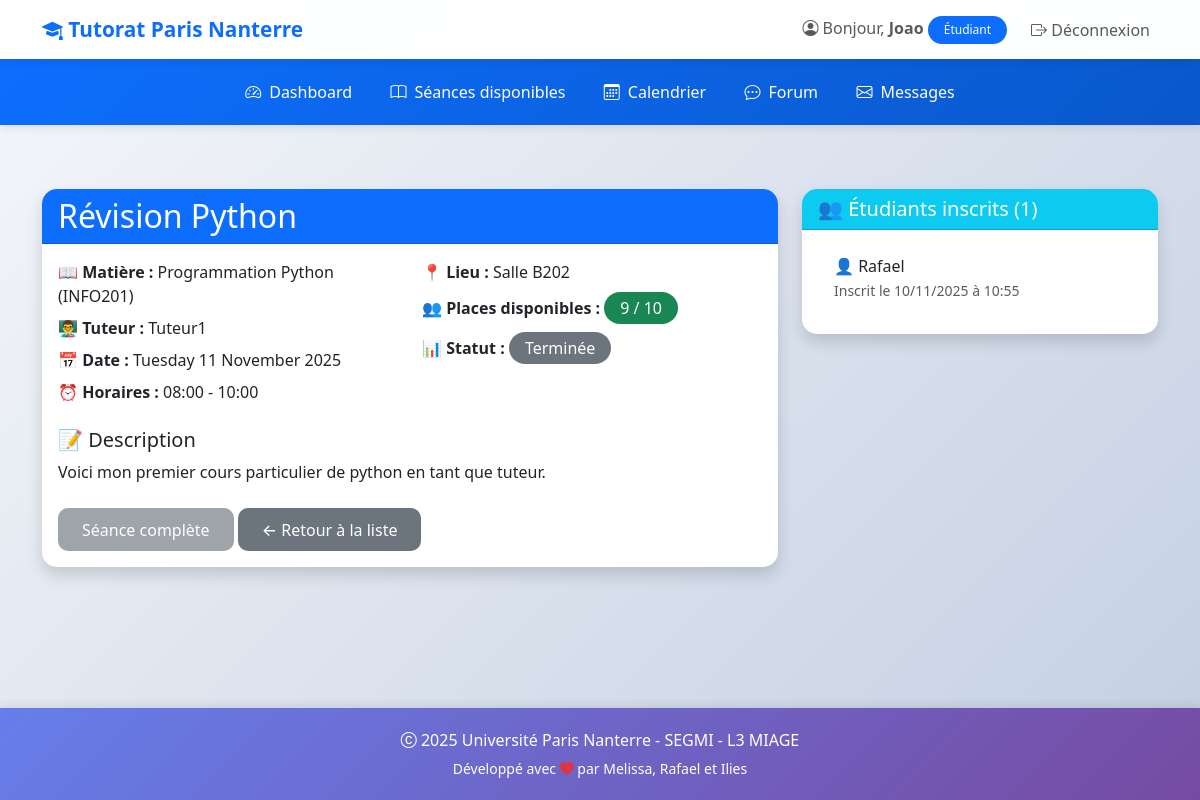
Page /seance/1/ (signed in) on the committed database.
### tutorat/models.py (models this page shows, shortened)
class User(AbstractUser):
    ROLE_CHOICES = (
        ('ETUDIANT', 'Étudiant'),
        ('TUTEUR', 'Tuteur'),
        ('ADMIN', 'Administrateur'),
    )
    role = models.CharField(
        max_length=20,
        choices=ROLE_CHOICES,
        default='ETUDIANT',
        verbose_name="Rôle"
    )
    telephone = models.CharField(
        max_length=15,
        blank=True,
        null=True,
        verbose_name="Téléphone"
    )
    date_naissance = models.DateField(
        blank=True,
        null=True,
        verbose_name="Date de naissance"
    )
    class Meta:
        verbose_name = "Utilisateur"
        verbose_name_plural = "Utilisateurs"

class Seance(models.Model):
    STATUT_CHOICES = (
        ('PREVUE', 'Prévue'),
        ('EN_COURS', 'En cours'),
        ('TERMINEE', 'Terminée'),
        ('ANNULEE', 'Annulée'),
    )
    titre = models.CharField(max_length=200, verbose_name="Titre de la séance")
    matiere = models.ForeignKey(
        Matiere,
        on_delete=models.CASCADE,
        related_name='seances',
        verbose_name="Matière"
    )
    tuteur = models.ForeignKey(
        User,
        on_delete=models.CASCADE,
        related_name='seances_tuteur',
        limit_choices_to={'role': 'TUTEUR'},
        verbose_name="Tuteur"
    )
    date = models.DateField(verbose_name="Date")
    heure_debut = models.TimeField(verbose_name="Heure de début")
    heure_fin = models.TimeField(verbose_name="Heure de fin")
    lieu = models.CharField(max_length=200, verbose_name="Lieu")
    description = models.TextField(blank=True, verbose_name="Description")
    places_max = models.IntegerField(default=10, verbose_name="Places maximum")
    statut = models.CharField(
        max_length=20,
        choices=STATUT_CHOICES,
        default='PREVUE',
        verbose_name="Statut"
    )
    created_at = models.DateTimeField(auto_now_add=True)
    updated_at = models.DateTimeField(auto_now=True)
    class Meta:
        verbose_name = "Séance"
        verbose_name_plural = "Séances"
        ordering = ['-date', '-heure_debut']
    def places_disponibles(self):
        places_occupees = self.inscriptions.filter(statut='CONFIRMEE').count()
        return self.places_max - places_occupees

class Matiere(models.Model):
    nom = models.CharField(max_length=100, verbose_name="Nom de la matière")
    code = models.CharField(max_length=10, unique=True, verbose_name="Code")
    description = models.TextField(blank=True, verbose_name="Description")
    class Meta:
        verbose_name = "Matière"
        verbose_name_plural = "Matières"
        ordering = ['nom']

class Inscription(models.Model):
    STATUT_CHOICES = (
        ('EN_ATTENTE', 'En attente'),
        ('CONFIRMEE', 'Confirmée'),
        ('ANNULEE', 'Annulée'),
    )
    etudiant = models.ForeignKey(
        User,
        on_delete=models.CASCADE,
        related_name='inscriptions',
        limit_choices_to={'role': 'ETUDIANT'},
        verbose_name="Étudiant"
    )
    seance = models.ForeignKey(
        Seance,
        on_delete=models.CASCADE,
        related_name='inscriptions',
        verbose_name="Séance"
    )
    statut = models.CharField(
        max_length=20,
        choices=STATUT_CHOICES,
        default='CONFIRMEE',
        verbose_name="Statut"
    )
    date_inscription = models.DateTimeField(auto_now_add=True, verbose_name="Date d'inscription")
    commentaire = models.TextField(blank=True, verbose_name="Commentaire")
    class Meta:
        verbose_name = "Inscription"
        verbose_name_plural = "Inscriptions"
        unique_together = ['etudiant', 'seance']
        ordering = ['-date_inscription']

### tutorat/views.py (the view)
# urls.py: path('seance/<int:pk>/', views.seance_detail, name='seance_detail'),
@login_required
def seance_detail(request, pk):
    seance = get_object_or_404(Seance.objects.select_related('matiere', 'tuteur'), pk=pk)
    inscriptions = seance.inscriptions.filter(statut='CONFIRMEE').select_related('etudiant')
    est_inscrit = False
    if request.user.role == 'ETUDIANT':
        est_inscrit = seance.inscriptions.filter(
            etudiant=request.user,
            statut='CONFIRMEE'
        ).exists()
    context = {
        'seance': seance,
        'inscriptions': inscriptions,
        'est_inscrit': est_inscrit,
        'peut_modifier': request.user == seance.tuteur or request.user.role == 'ADMIN',
    }
    return render(request, 'tutorat/seance_detail.html', context)

### tutorat/templates/tutorat/seance_detail.html (shortened to what this page needs)
{% extends 'tutorat/base.html' %}
{% block content %}
<div class="row">
    <div class="col-md-8">
        <div class="card shadow">
            <div class="card-header bg-primary text-white">
                <h2 class="mb-0">{{ seance.titre }}</h2>
            </div>
            <div class="card-body">
                <div class="row mb-3">
                    <div class="col-md-6">
                        <p class="mb-2"><strong>📖 Matière :</strong> {{ seance.matiere.nom }} ({{ seance.matiere.code }})</p>
                        <p class="mb-2"><strong>👨‍🏫 Tuteur :</strong> {{ seance.tuteur.get_full_name|default:seance.tuteur.username }}</p>
                        <p class="mb-2"><strong>📅 Date :</strong> {{ seance.date|date:"l d F Y" }}</p>
                        <p class="mb-2"><strong>⏰ Horaires :</strong> {{ seance.heure_debut|time:"H:i" }} - {{ seance.heure_fin|time:"H:i" }}</p>
                    </div>
                    <div class="col-md-6">
                        <p class="mb-2"><strong>📍 Lieu :</strong> {{ seance.lieu }}</p>
                        <p class="mb-2">
                            <strong>👥 Places disponibles :</strong>
                            <span class="badge {% if seance.places_disponibles > 0 %}bg-success{% else %}bg-danger{% endif %} fs-6">
                                {{ seance.places_disponibles }} / {{ seance.places_max }}
                            </span>
                        </p>
                        <p class="mb-2">
                            <strong>📊 Statut :</strong>
                            <span class="badge
                                {% if seance.statut == 'PREVUE' %}bg-info
                                {% elif seance.statut == 'EN_COURS' %}bg-warning
                                {% elif seance.statut == 'TERMINEE' %}bg-secondary
                                {% else %}bg-danger{% endif %} fs-6">
                                {{ seance.get_statut_display }}
                            </span>
                        </p>
                    </div>
                </div>
                {% if seance.description %}
                <div class="mb-3">
                    <h5>📝 Description</h5>
                    <p>{{ seance.description }}</p>
                </div>
                {% endif %}
                <div class="mt-4">
                    {% if user.role == 'ETUDIANT' %}
                        {% if est_inscrit %}
                            <form method="post" action="{% url 'inscription_delete' inscriptions.0.pk %}" class="d-inline">
                                {% csrf_token %}
                                <button type="submit" class="btn btn-danger">
                                    ❌ Me désinscrire
                                </button>
                            </form>
                            <a href="{% url 'messagerie_nouvelle' seance.tuteur.id %}" class="btn btn-info">
                                <i class="bi bi-chat-dots"></i> Contacter le tuteur
                            </a>
                        {% else %}
                            <button class="btn btn-secondary" disabled>
                                Séance complète
                            </button>
                        {% endif %}
                    {% endif %}
                    <a href="{% url 'seance_list' %}" class="btn btn-secondary">
                        ← Retour à la liste
                    </a>
                </div>
            </div>
        </div>
    </div>
    <div class="col-md-4">
        <div class="card shadow">
            <div class="card-header bg-info text-white">
                <h5 class="mb-0">👥 Étudiants inscrits ({{ inscriptions.count }})</h5>
            </div>
            <div class="card-body">
                {% if inscriptions %}
                    <ul class="list-group list-group-flush">
                        {% for inscription in inscriptions %}
                        <li class="list-group-item">
                            👤 {{ inscription.etudiant.get_full_name|default:inscription.etudiant.username }}
                            <br>
                            <small class="text-muted">
                                Inscrit le {{ inscription.date_inscription|date:"d/m/Y à H:i" }}
                            </small>
                        </li>
                        {% endfor %}
                    </ul>
                {% else %}
                    <p class="text-muted mb-0">Aucun étudiant inscrit pour le moment.</p>
                {% endif %}
            </div>
        </div>
    </div>
</div>
{% endblock %}

### tutorat/templates/tutorat/base.html (shortened to what this page needs)
<!DOCTYPE html>
<html lang="fr">
<head>
    <link href="https://cdn.jsdelivr.net/npm/bootstrap@5.3.0/dist/css/bootstrap.min.css" rel="stylesheet">
    <link rel="stylesheet" href="https://cdn.jsdelivr.net/npm/bootstrap-icons@1.11.0/font/bootstrap-icons.css">
</head>
<body>
    <nav class="navbar navbar-expand-lg navbar-light">
        <div class="container">
            <a class="navbar-brand" href="{% url 'accueil' %}">
                <i class="bi bi-mortarboard-fill"></i> Tutorat Paris Nanterre
            </a>
            <div class="collapse navbar-collapse" id="navbarNav">
                <ul class="navbar-nav ms-auto align-items-center">
                    {% if user.is_authenticated %}
                        <li class="nav-item">
                            <span class="navbar-text me-3">
                                <i class="bi bi-person-circle"></i>
                                Bonjour, <strong>{{ user.first_name|default:user.username }}</strong>
                                <span class="badge bg-primary">{{ user.get_role_display }}</span>
                            </span>
                        </li>
                        <li class="nav-item">
                            <a class="nav-link btn btn-outline-danger btn-sm" href="{% url 'deconnexion' %}">
                                <i class="bi bi-box-arrow-right"></i> Déconnexion
                            </a>
                        </li>
                    {% endif %}
                </ul>
            </div>
        </div>
    </nav>
    {% if user.is_authenticated %}
        <nav class="secondary-navbar">
            <div class="container">
                <ul class="nav justify-content-center">
                    {% if user.role == 'TUTEUR' %}
                        <li class="nav-item">
                            <a class="nav-link" href="{% url 'dashboard_tuteur' %}">
                                <i class="bi bi-speedometer2"></i> Dashboard
                            </a>
                        </li>
                        <li class="nav-item">
                            <a class="nav-link" href="{% url 'seance_create' %}">
                                <i class="bi bi-plus-circle"></i> Créer une séance
                            </a>
                        </li>
                        <li class="nav-item">
                            <a class="nav-link" href="{% url 'seance_list' %}">
                                <i class="bi bi-list-ul"></i> Mes séances
                            </a>
                        </li>
                        <li class="nav-item">
                            <a class="nav-link" href="{% url 'calendrier' %}">
                                <i class="bi bi-calendar3"></i> Calendrier
                            </a>
                        </li>
                        <li class="nav-item">
                            <a class="nav-link" href="{% url 'forum_accueil' %}">
                                <i class="bi bi-chat-dots"></i> Forum
                            </a>
                        </li>
                        <li class="nav-item">
                            <a class="nav-link" href="{% url 'messagerie_liste' %}">
                                <i class="bi bi-envelope"></i> Messages
                            </a>
                        </li>
                    {% elif user.role == 'ETUDIANT' %}
                        <li class="nav-item">
                            <a class="nav-link" href="{% url 'dashboard_etudiant' %}">
                                <i class="bi bi-speedometer2"></i> Dashboard
                            </a>
                        </li>
                        <li class="nav-item">
                            <a class="nav-link" href="{% url 'seance_list' %}">
                                <i class="bi bi-book"></i> Séances disponibles
                            </a>
                        </li>
                        <li class="nav-item">
                            <a class="nav-link" href="{% url 'calendrier' %}">
                                <i class="bi bi-calendar3"></i> Calendrier
                            </a>
                        </li>
                        <li class="nav-item">
                            <a class="nav-link" href="{% url 'forum_accueil' %}">
                                <i class="bi bi-chat-dots"></i> Forum
                            </a>
                        </li>
                        <li class="nav-item">
                            <a class="nav-link" href="{% url 'messagerie_liste' %}">
                                <i class="bi bi-envelope"></i> Messages
                            </a>
                        </li>
                    {% endif %}
                </ul>
            </div>
        </nav>
    {% endif %}
    <main class="container my-5">
        {% block content %}{% endblock %}
    </main>
    <footer class="text-center">
        <div class="container">
            <p class="mb-1"><i class="bi bi-c-circle"></i> 2025 Université Paris Nanterre - SEGMI - L3 MIAGE</p>
            <p class="mb-0"><small>Développé avec <i class="bi bi-heart-fill text-danger"></i> par Melissa, Rafael et Ilies</small></p>
        </div>
    </footer>
</body>
</html>

### tutorat/templates/tutorat/base.html (style rules this page uses)
:root { --primary-color: #0d6efd; --success-color: #198754; --warning-color: #ffc107; --danger-color: #dc3545; --info-color: #0dcaf0; }
body { min-height: 100vh; display: flex; flex-direction: column; background: linear-gradient(135deg, #f5f7fa 0%, #c3cfe2 100%); }
.fade-in { animation: fadeIn 0.6s ease-out; }
.navbar { box-shadow: 0 2px 10px rgba(0,0,0,0.1); backdrop-filter: blur(10px); background-color: rgba(255, 255, 255, 0.95) !important; transition: all 0.3s ease; }
.navbar-brand { font-weight: bold; color: var(--primary-color) !important; font-size: 1.3rem; transition: transform 0.3s ease; }
.secondary-navbar { background: linear-gradient(135deg, var(--primary-color) 0%, #0a58ca 100%); box-shadow: 0 2px 10px rgba(0,0,0,0.1); padding: 0.8rem 0; animation: slideIn 0.5s ease-out; }
.secondary-navbar .nav-link { color: white !important; padding: 0.5rem 1.2rem; border-radius: 8px; transition: all 0.3s ease; font-weight: 500; display: flex; align-items: center; gap: 0.5rem; }
.card { transition: all 0.3s ease; border: none; border-radius: 15px; overflow: hidden; }
.btn { border-radius: 10px; padding: 0.6rem 1.5rem; font-weight: 500; transition: all 0.3s ease; border: none; position: relative; overflow: hidden; }
.btn::before { content: ''; position: absolute; top: 50%; left: 50%; width: 0; height: 0; border-radius: 50%; background: rgba(255, 255, 255, 0.3); transform: translate(-50%, -50%); transition: width 0.6s, height 0.6s; }
.badge { padding: 0.5rem 1rem; border-radius: 20px; font-weight: 500; }
main { flex: 1; animation: fadeIn 0.6s ease-out; }
footer { background: linear-gradient(135deg, #667eea 0%, #764ba2 100%); color: white; padding: 20px 0; margin-top: auto; box-shadow: 0 -2px 10px rgba(0,0,0,0.1); }
.list-group-item { border-radius: 10px !important; margin-bottom: 0.5rem; border: none; transition: all 0.3s ease; }
html { scroll-behavior: smooth; }

### rows in the picture
User: first_name "Joao", role "Étudiant"
Seance: titre "Révision Python", matiere.nom "Programmation Python", matiere.code "INFO201", tuteur.get_full_name "Tuteur1", date "Tuesday 11 November 2025", heure_debut "08:00", heure_fin "10:00", lieu "Salle B202", places_disponibles "9", places_max "10", statut "Terminée", description "Voici mon premier cours particulier de python en tant que tuteur."
Inscription: etudiant.get_full_name "Rafael", date_inscription "10/11/2025 à 10:55"

### other values in the picture
{{ inscriptions.count }} "1"
